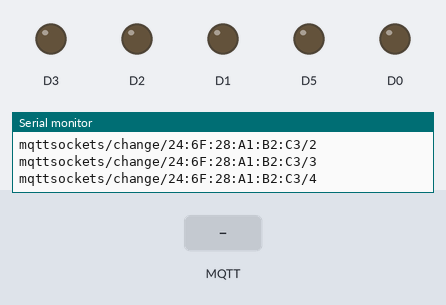
Recording of a sketch running on a simulated ESP8266 (NodeMCU). Parts: output pins drawn as LEDs (lit = HIGH), the last lines printed to the serial monitor. The test bench sets the inputs (shaded band). WiFi joins after 1.5 s; servers stay silent unless stated; no MQTT or app messages arrive unless stated.

Above: at 2.7 s.
2.8 s: MQTT message "0" arrives on the first subscribed topic
At 3.3 s:
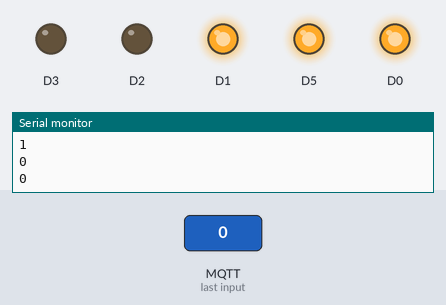
5.0 s: MQTT message "0" arrives on the second subscribed topic
At 5.5 s:
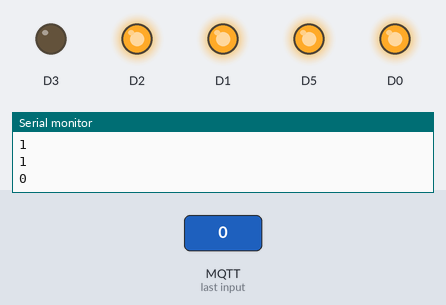
7.2 s: MQTT message "0" arrives on the third subscribed topic
At 7.7 s:
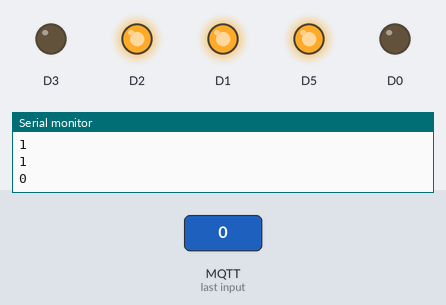
Timing chart, 0 to 10.2 s (numbered marks = the images above; inputs shaded):
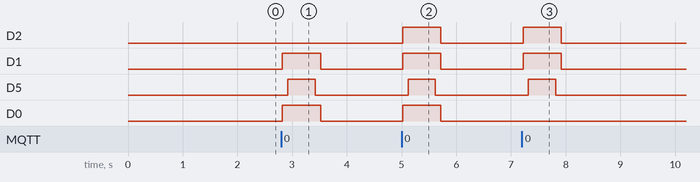

Measured:
- after the input at 2.8 s, D1, D0: LOW → HIGH at once, → LOW 0.70 s later; D5: LOW → HIGH after 0.12 s, → LOW 0.50 s later
- after the input at 5.0 s, D2, D1, D0: LOW → HIGH at once, → LOW 0.70 s later; D5: LOW → HIGH after 0.12 s, → LOW 0.50 s later
- after the input at 7.2 s, D2, D1: LOW → HIGH at once, → LOW 0.70 s later; D5: LOW → HIGH after 0.12 s, → LOW 0.50 s later

The sketch:

mqtt_switch.ino
```cpp
#include <ESP8266WiFi.h>
#include <PubSubClient.h>
#include "config.h"

// 0 is the special socket for all sockets
#define ALL_SOCKETS 0
#define BUFFER_LENGTH 100

char stringBuffer1[BUFFER_LENGTH];
char stringBuffer2[BUFFER_LENGTH];

WiFiClient espClient;
PubSubClient client(espClient);

bool onArray[5][4]={
 {1,1,0,1},
 {1,1,1,1},
 {0,1,1,1},
 {1,0,1,1},
 {0,0,1,1}
};

bool offArray[5][4]={
 {1,1,0,0},
 {1,1,1,0},
 {0,1,1,0},
 {1,0,1,0},
 {0,0,1,0}
};

bool socketState[4]={0,0,0,0};

void setup_wifi() {

  delay(10);
  // We start by connecting to a WiFi network
  Serial.println();
  Serial.print("Connecting to ");
  Serial.println(ssid);

  WiFi.begin(ssid, password);

  while (WiFi.status() != WL_CONNECTED) {
    delay(500);
    Serial.print(".");
  }

  randomSeed(micros());

  Serial.println("");
  Serial.println("WiFi connected");
  Serial.println("IP address: ");
  Serial.println(WiFi.localIP());
}

void callback(char* topic, byte* payload, unsigned int length) {
  Serial.print("Message arrived [");
  Serial.print(topic);
  Serial.print("] ");
  for (int i = 0; i < length; i++) {
    Serial.print((char)payload[i]);
  }
  Serial.println();

  String strTopic = String(topic);
  int requestedSocket = strTopic.charAt(strTopic.length()-1)-'0';
  boolean requestedState = false;
  if ((char)payload[0] == 't'){
    requestedState = true;
  }

  changeSocket(requestedSocket, requestedState);

}

void reconnect() {
  // Loop until we're reconnected
  while (!client.connected()) {
    Serial.print("Attempting MQTT connection...");
    // Create a random client ID
    String clientId = "ESP8266Client-";
    clientId += WiFi.macAddress();
    // Attempt to connect
    if (client.connect(clientId.c_str())) {
      Serial.println("connected");
      String mac = WiFi.macAddress();
      mac.toCharArray(stringBuffer1, BUFFER_LENGTH);
      client.publish("mqttsockets/register", stringBuffer1);
      publishStatus();
      setupSubscriptions();
    } else {
      Serial.print("failed, rc=");
      Serial.print(client.state());
      Serial.println(" try again in 5 seconds");
      // Wait 5 seconds before retrying
      delay(5000);
    }
  }
}

void setupSubscriptions(){
  Serial.println("Subscriptions");
  for(char i=0;i<=4;i++){
    String topic = "mqttsockets/change/"+WiFi.macAddress()+"/"+String(char('0'+i));
    Serial.println(topic);
    topic.toCharArray(stringBuffer1, BUFFER_LENGTH);
    client.subscribe(stringBuffer1, 1);
  }
}

void publishStatus(){
  Serial.println("Publishes");
  for(char i=1;i<=4;i++){
    String topic = "mqttsockets/status/"+WiFi.macAddress()+"/"+String(char('0'+i));
    Serial.print(topic);
    Serial.print(" : ");
    topic.toCharArray(stringBuffer1, BUFFER_LENGTH);
    Serial.println(getStateAsString(i));
    client.publish(stringBuffer1, getStateAsString(i));
  }
}

const char* getStateAsString(int socket){
  if(getState(socket)){
    return "true";
  }else{
    return "false";
  }
}

int getState(int socket){
  return socketState[socket-1];
}

void setState(int socket, bool state){
  if(socket==0){
    for(int i=0;i<4;i++){
      socketState[i]=state;
    }
  }else{
    socketState[socket-1]=state;
  }
  publishStatus();
}

void sendSignal(int socket, bool state){
  bool *switchArray;
  if(state){
    switchArray = onArray[socket];
  }else{
    switchArray = offArray[socket];
  }
  Serial.println("Sending Signal");
  Serial.println(switchArray[0]);
  Serial.println(switchArray[1]);
  Serial.println(switchArray[2]);
  Serial.println(switchArray[3]);
  digitalWrite(D0, switchArray[0]);
  digitalWrite(D1, switchArray[1]);
  digitalWrite(D2, switchArray[2]);
  digitalWrite(D3, switchArray[3]);
  delay(100);
  digitalWrite(D5, HIGH);
  delay(500);
  digitalWrite(D5, LOW);
  delay(100);
  digitalWrite(D0, LOW);
  digitalWrite(D1, LOW);
  digitalWrite(D2, LOW);
  digitalWrite(D3, LOW);
  Serial.println("Send Done");
}
void changeSocket(int socket, bool state){
  socket = constrain(socket, 0, 4);
  setState(socket, state);
  sendSignal(socket, state);
}

void turnOnSocket(int socket){
  changeSocket(socket, true);
}

void turnOffSocket(int socket){
  changeSocket(socket, false);
}

void setup() {

  // put your setup code here, to run once:
  pinMode(D0, OUTPUT);
  pinMode(D1, OUTPUT);
  pinMode(D2, OUTPUT);
  pinMode(D3, OUTPUT);
  pinMode(D5, OUTPUT);
  digitalWrite(D5, LOW);

  Serial.begin(115200);
  delay(10);

  Serial.println();
  Serial.println();

  setup_wifi();

  //Serial.println(WiFi.macAddress());

  client.setServer(mqtt_server, mqtt_port);
  client.setCallback(callback);

}

void loop() {
  if (!client.connected()) {
    reconnect();
  }
  client.loop();
}
```

example_config.h
```cpp
const char* ssid = "WIFI NETWORK NAME";
const char* password = "WIFI NETWORK PASSWORD";
const char* mqtt_server = "MQTT SERVER IP OR HOSTNAME";
const int mqtt_port = 1883; // This is the default port for mqtt
```
